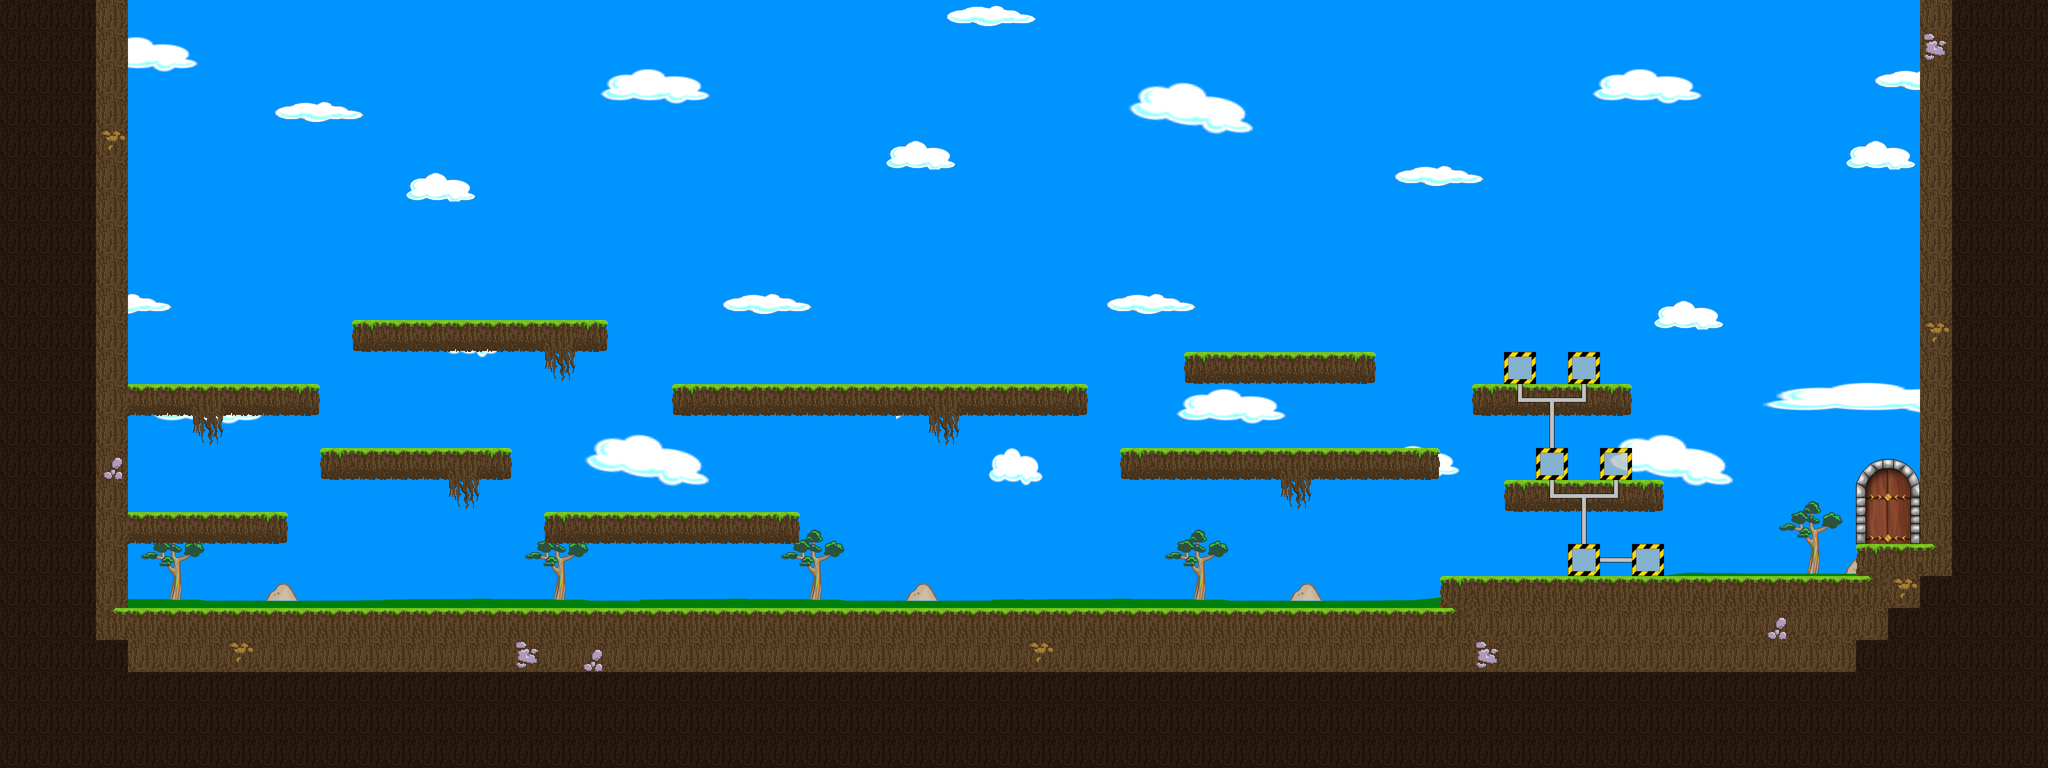

A level layout from a 2D game, rendered from its tile map. Below: a short description, then the map file with tile-grid data replaced by summaries:
An orthogonal 64x24 tile map with 64x64 px tiles, 6 tile layers (Hintergrund, Laufebene, Open gate, Gate, ...), 7 tilesets.

<map version="1.0" orientation="orthogonal" renderorder="right-down" width="64" height="24" tilewidth="64" tileheight="64">
 <tileset firstgid="1" name="Rohre" tilewidth="64" tileheight="64">
  <image source="Rohre.png" trans="0000ff" width="256" height="256" />
 </tileset>
 <tileset firstgid="17" name="Maschinen" tilewidth="64" tileheight="64">
  <image source="Maschinen.png" trans="0000ff" width="256" height="256" />
 </tileset>
 <tileset firstgid="33" name="Metallobjekte" tilewidth="64" tileheight="64">
  <image source="Metallobjekte.png" trans="0000ff" width="256" height="256" />
 </tileset>
 <tileset firstgid="49" name="Ampeln" tilewidth="64" tileheight="64">
  <image source="Ampeln.png" width="128" height="128" />
 </tileset>
 <tileset firstgid="53" name="Laufebenen" tilewidth="64" tileheight="64">
  <image source="Laufebenen.png" trans="0000ff" width="256" height="256" />
 </tileset>
 <tileset firstgid="69" name="Hintergrund" tilewidth="64" tileheight="64">
  <image source="Hintergrund.png" trans="0000ff" width="2048" height="1024" />
 </tileset>
 <tileset firstgid="581" name="gate" tilewidth="64" tileheight="64">
  <image source="gate.png" trans="0000ff" width="256" height="256" />
 </tileset>
 <layer name="Hintergrund" width="64" height="24">
  <data>[1536 cells, 1536 non-empty, 512 distinct tile ids]</data>
 </layer>
 <layer name="Laufebene" width="64" height="24">
  <data>[1536 cells, 622 non-empty, 27 distinct tile ids]</data>
 </layer>
 <layer name="Open gate" width="64" height="24">
  <data>[1536 cells, 6 non-empty, 6 distinct tile ids]</data>
 </layer>
 <layer name="Gate" width="64" height="24">
  <data>[1536 cells, 0 non-empty, 0 distinct tile ids]</data>
 </layer>
 <layer name="Ablagen" width="64" height="24">
  <data>[1536 cells, 15 non-empty, 6 distinct tile ids]</data>
 </layer>
 <layer name="Objektebene" width="64" height="24">
  <data>[1536 cells, 0 non-empty, 0 distinct tile ids]</data>
 </layer>
</map>
